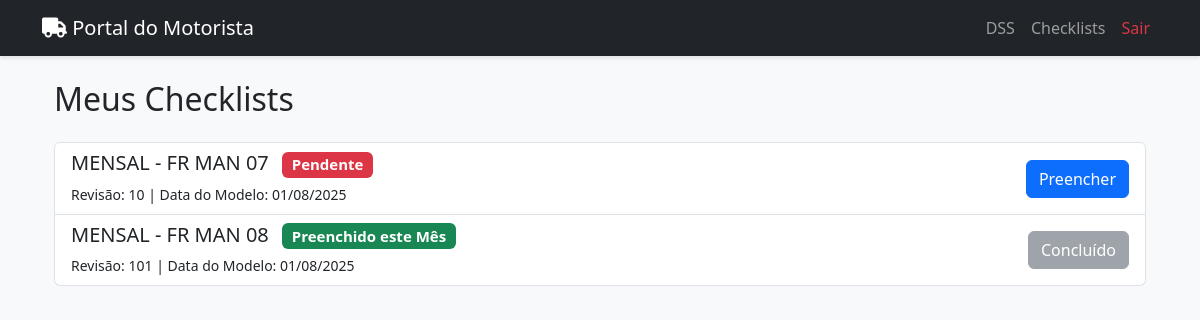
Page /checklists_motorista (signed in) on the committed database.
### app/models.py (models this page shows)
class Checklist(db.Model):
    id = db.Column(db.Integer, primary_key=True)
    titulo = db.Column(db.String(200), nullable=False)
    unidade = db.Column(db.String(100), nullable=True) # NOVO CAMPO
    tipo = db.Column(db.String(50), nullable=False) # DIÁRIO, SEMANAL, etc.
    codigo = db.Column(db.String(50), nullable=False)
    revisao = db.Column(db.String(20), nullable=False)
    data = db.Column(db.Date, nullable=False)
    itens = db.relationship('ChecklistItem', backref='checklist', lazy='dynamic', cascade="all, delete-orphan")
    preenchimentos = db.relationship('ChecklistPreenchido', backref='checklist', lazy=True)

### app/routes.py (the view)
@main_bp.route('/checklists_motorista')
def lista_checklists_motorista():
    if 'motorista_id' not in session:
        return redirect(url_for('main.motorista_login'))
    motorista_id = session['motorista_id']
    motorista = Motorista.query.get(motorista_id)
    if not motorista:
        flash('Seus dados de motorista não foram encontrados.', 'danger')
        return redirect(url_for('main.motorista_login'))
    motorista_unidade = motorista.unidade
    checklists = Checklist.query.filter(
        Checklist.itens.any(),
        or_(
            Checklist.unidade == motorista_unidade,
            Checklist.unidade == None
        )
    ).order_by(Checklist.tipo, Checklist.codigo).all()
    checklists_com_status = []
    hoje = date.today()
    for checklist in checklists:
        preenchido_no_periodo = False
        status_texto = "Pendente"
        if checklist.tipo == 'DIÁRIO':
            preenchimento = ChecklistPreenchido.query.filter(
                and_(
                    ChecklistPreenchido.motorista_id == motorista_id, # Filtra pelo motorista atual
                    ChecklistPreenchido.checklist_id == checklist.id, # Filtra pelo checklist atual
                    db.func.date(ChecklistPreenchido.data_preenchimento) == hoje
                )
            ).first()
            if preenchimento:
                preenchido_no_periodo = True
                status_texto = "Preenchido Hoje"
        elif checklist.tipo == 'MENSAL':
            preenchimento = ChecklistPreenchido.query.filter(
                and_(
                    ChecklistPreenchido.motorista_id == motorista_id, # Filtra pelo motorista atual
                    ChecklistPreenchido.checklist_id == checklist.id, # Filtra pelo checklist atual
                    db.func.extract('year', ChecklistPreenchido.data_preenchimento) == hoje.year,
                    db.func.extract('month', ChecklistPreenchido.data_preenchimento) == hoje.month
                )
            ).first()
            if preenchimento:
                preenchido_no_periodo = True
                status_texto = "Preenchido este Mês"
        checklists_com_status.append({
            'checklist': checklist,
            'preenchido': preenchido_no_periodo,
            'status': status_texto
        })
    return render_template('motorista_lista_checklists.html', checklists_info=checklists_com_status)

### app/templates/motorista_lista_checklists.html (shortened to what this page needs)
{% extends "base_motorista.html" %}
{% block content %}
<div class="container mt-4">
    <h2 class="mb-4">Meus Checklists</h2>
    <div class="list-group">
        {% if checklists_info %}
            {% for info in checklists_info %}
                {% set checklist = info.checklist %}
                {% set status = info.status %}
                {% set preenchido = info.preenchido %}
                <div class="list-group-item list-group-item-action d-flex justify-content-between align-items-center">
                    <div class="flex-grow-1">
                        <h5 class="mb-1">
                            {{ checklist.tipo }} - {{ checklist.codigo }}
                            {% if preenchido %}
                                <span class="badge bg-success ms-2">{{ status }}</span>
                            {% else %}
                                <span class="badge bg-danger ms-2">Pendente</span>
                            {% endif %}
                        </h5>
                        <small>Revisão: {{ checklist.revisao }} | Data do Modelo: {{ checklist.data.strftime('%d/%m/%Y') }}</small>
                    </div>
                    <a href="{{ url_for('main.preencher_checklist', checklist_id=checklist.id) if not preenchido else '#' }}"
                       class="btn {{ 'btn-secondary disabled' if preenchido else 'btn-primary' }}"
                       aria-disabled="{{ 'true' if preenchido else 'false' }}">
                        {% if preenchido %}Concluído{% else %}Preencher{% endif %}
                    </a>
                </div>
            {% endfor %}
        {% else %}
            <div class="list-group-item">
                <p class="text-center mb-0">Nenhum checklist disponível no momento.</p>
            </div>
        {% endif %}
    </div>
</div>
{% endblock %}

### app/templates/base_motorista.html (style rules this page uses)
body { background-color: #f8f9fa; }

### rows in the picture
Checklist: tipo "MENSAL", codigo "FR MAN 07", revisao "10", data "01/08/2025"
Checklist: tipo "MENSAL", codigo "FR MAN 08", revisao "101", data "01/08/2025"

### other values in the picture
{{ status }} "Preenchido este Mês"
